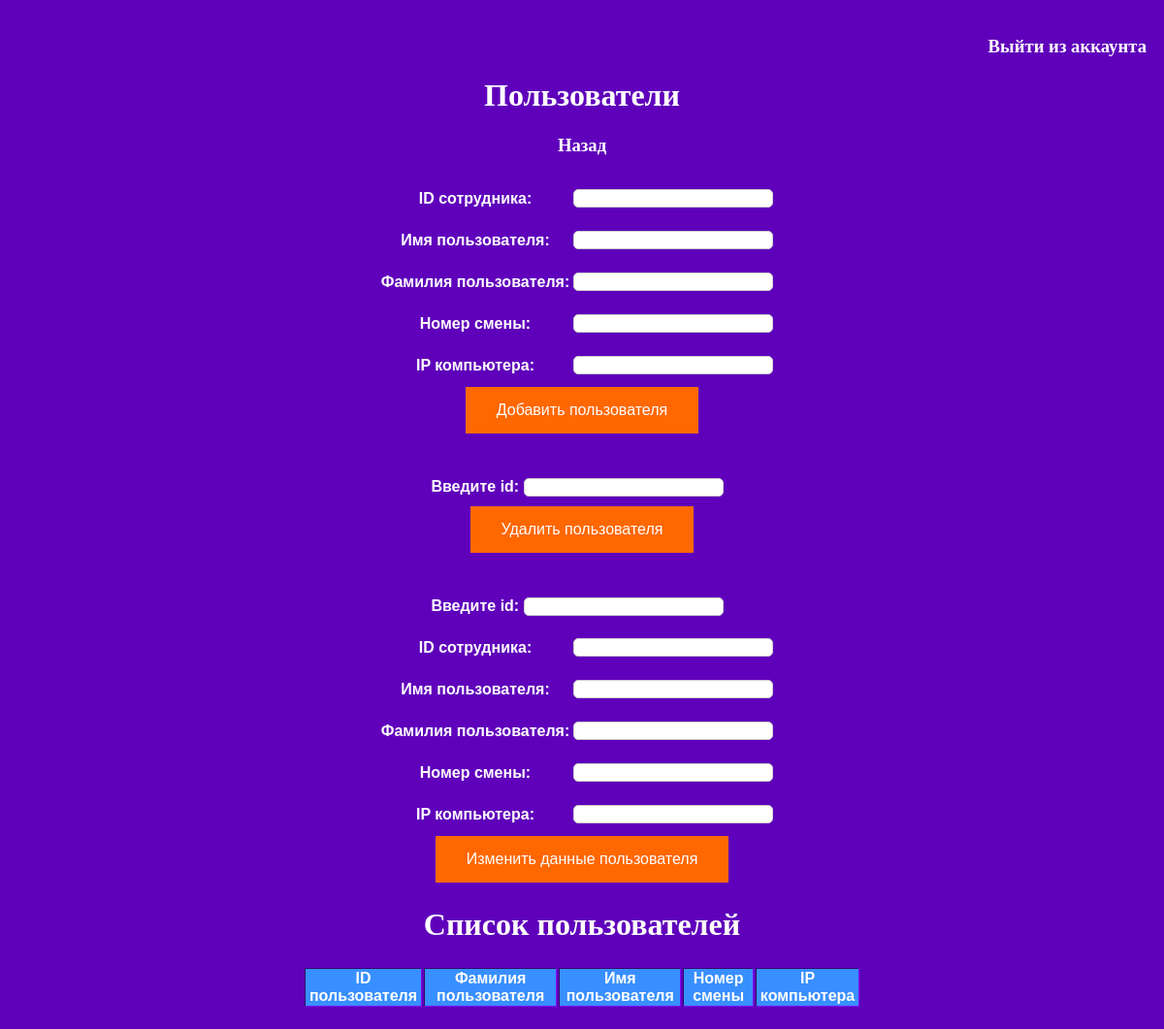
Before: /User/ with the older database file.
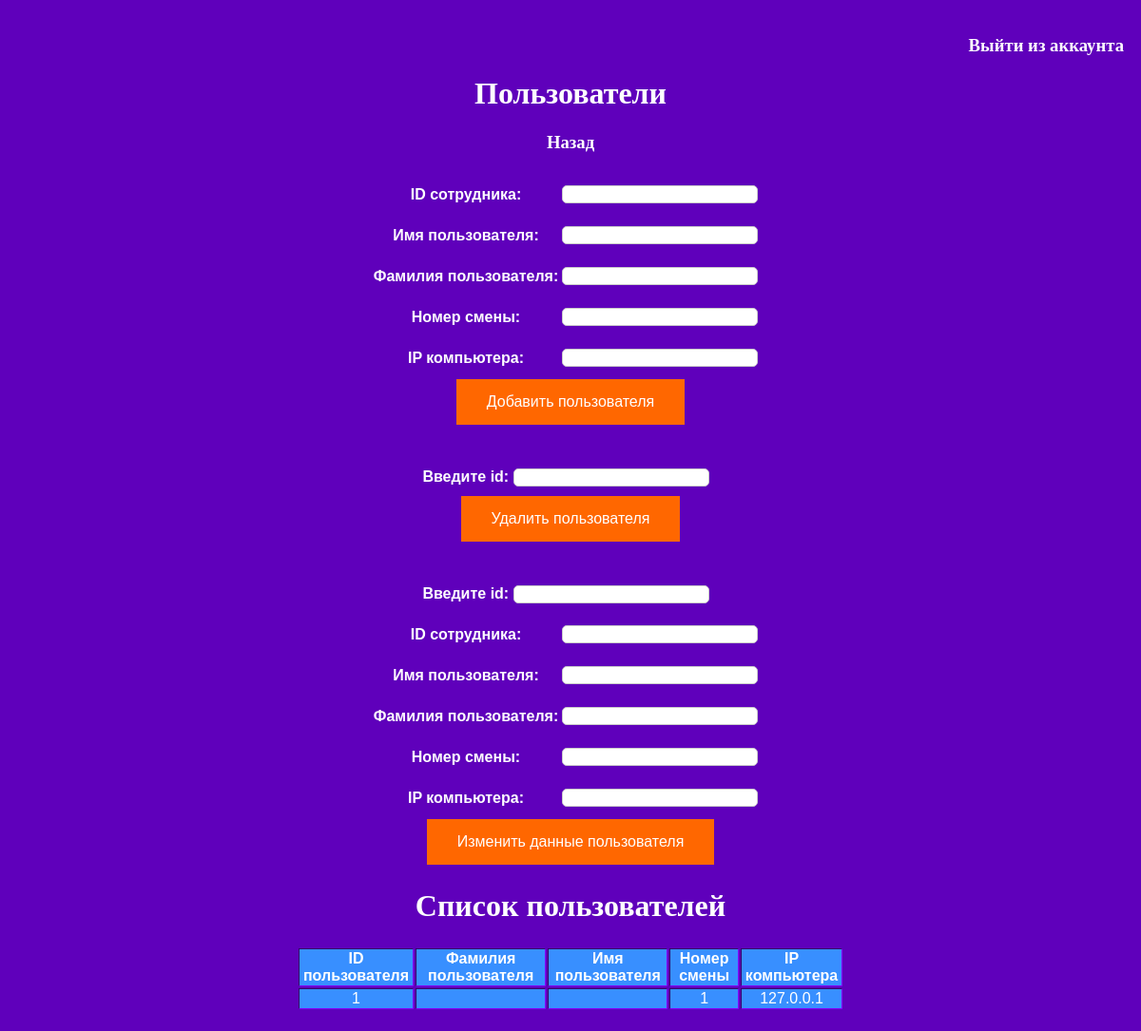
After: the same page with the newer database file.
### provider/models.py (models this page shows)
class User(models.Model):
    id = models.IntegerField(primary_key=True)
    Firstname = models.CharField(max_length=30)
    Lastname = models.CharField(max_length=30)
    Shift_number = models.IntegerField(null=True)
    Computer_IP = models.CharField(max_length=30)
    objects = models.Manager()

### provider/views.py (the view)
# urls.py: path('User/', views.index_user, name='User'),
def index_user(request):
    form_ex = AddUser()
    data = User.objects.all()
    return render(request, "provider/Template_User.html", {"form": form_ex, "data_show": data})

### provider/forms.py
class AddUser(forms.Form):
    id = forms.IntegerField(label="ID сотрудника",
                            widget=forms.NumberInput(attrs={"class": "myfield"}))
    Firstname = forms.CharField(label="Имя пользователя", widget=forms.TextInput(attrs={"class": "myfield"}))
    Lastname = forms.CharField(label="Фамилия пользователя", widget=forms.TextInput(attrs={"class": "myfield"}))
    Shift_number = forms.IntegerField(label="Номер смены",
                                      widget=forms.NumberInput(attrs={"class": "myfield"}))
    Computer_IP = forms.CharField(label="IP компьютера", widget=forms.TextInput(attrs={"class": "myfield"}))

### templates/provider/Template_User.html (shortened to what this page needs)
<!DOCTYPE html>
<html>
<head>
</head>
<body>
	<div id="header" >
        <h3 align="right"><a href="/admin/logout/">Выйти из аккаунта</a></h3>
        <h1 align="center">Пользователи<h1>
        <h3 align="center"><a href = "{% url 'home' %}">Назад</a></h3>
</div>
<table align="center">
    <tr>
        <th align="center" width="50%">
    <form method="POST" action="add/">
        <table>
            {{ form }}
        </table>
        <input class = "button" type="submit" value="Добавить пользователя">
    </form>
    <br>
    <br>
    <form method="POST" action="del/">
        <label>Введите id: </label>
        <input class = "myfield" type= "number" name="delname"><br>
        <input class = "button" type= "submit" value="Удалить пользователя">
    </form>
    <br>
    <br>
    <form method="POST" action="up/">
        <label>Введите id: </label>
        <input class = "myfield" type= "number" name="upname"><br>
        <table>
            {{ form }}
        </table>
        <input class = "button" type= "submit" value="Изменить данные пользователя">
    </form>
</table>
    <tr>
        <h1 align="center">Список пользователей</h1>
    <table align="center">
    <form method="POST" action="show/">
        <table id='b' border=1 width="50%" align="center">
            <tr align="center" bgcolor="#388FFF">
                <th>ID пользователя</th>
                <th>Фамилия пользователя</th>
				<th>Имя пользователя</th>
				<th>Номер смены</th>
                <th>IP компьютера</th>
            </tr>
        {% for i in data_show %}
            <tr align="center" bgcolor="#388FFF">
                <td>{{ i.id }}</td>
                <td>{{ i.Lastname }}</td>
				<td>{{ i.Firstname }}</td>
				<td>{{ i.Shift_number }}</td>
                <td>{{ i.Computer_IP }}</td>
            </tr>
        {% endfor %}
        </table>
    </form>
    </tr>
</body>
</html>

Changed rows visible on the page:
added User: id "1", Shift_number "1", Computer_IP "127.0.0.1"
